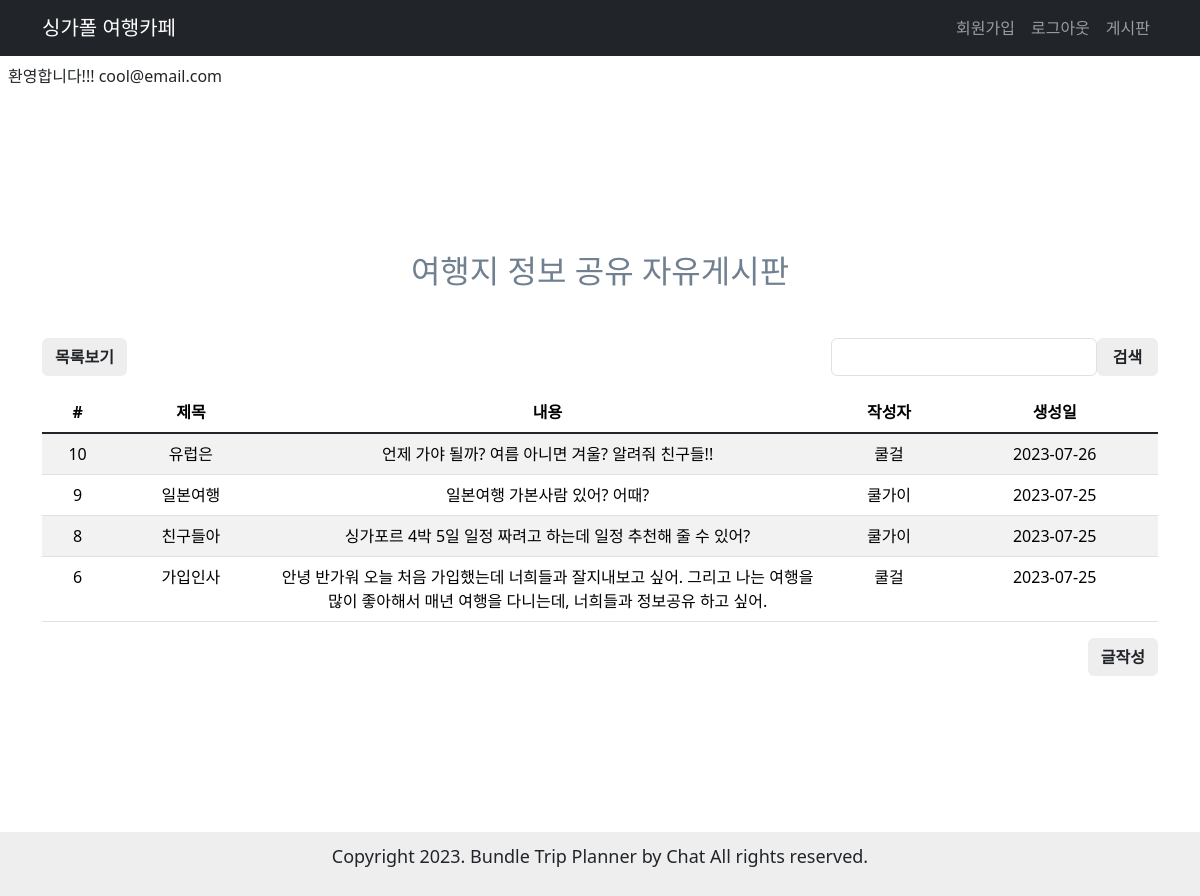
Page /blog/ (signed in) on the committed database.
### user/models.py (models this page shows)
class User(AbstractUser):
    username = None
    name = models.CharField(max_length=30)
    email = models.EmailField(unique=True, max_length=255)
    is_staff = models.BooleanField(default=False)
    is_superuser = models.BooleanField(default=False)
    is_active = models.BooleanField(default=True)
    last_login = models.DateTimeField(null=True, blank=True)
    date_joined = models.DateTimeField(auto_now_add=True)
    USERNAME_FIELD = 'email'
    EMAIL_FIELD = 'email'
    REQUIRED_FIELDS = []
    objects = UserManager()

### blog/models.py (models this page shows)
class Post(models.Model):
    title = models.CharField(max_length=30)
    content = models.TextField()
    created_at = models.DateTimeField(auto_now_add=True)
    updated_at = models.DateTimeField(auto_now=True)
    user = models.ForeignKey(User, on_delete=models.CASCADE)
    tags = models.ManyToManyField('Hashtag', blank=True)

### blog/views.py (the view)
# urls.py: path('', views.PostList.as_view(), name='list'),
class PostList(ListView):
    model = Post
    ordering = '-pk'
    def get_context_data(self, **kwargs):
        context = super(PostList, self).get_context_data(**kwargs)
        return context
    def get_queryset(self):
        queryset = super().get_queryset()
        search_keyword = self.request.GET.get('q')
        if search_keyword:
            queryset = queryset.filter(
                Q(title__icontains=search_keyword) | Q(content__icontains=search_keyword) | Q(tags__name__icontains=search_keyword)).distinct()
        return queryset

### blog/templates/blog/post_list.html (shortened to what this page needs)
{% extends "base.html" %}
{% block content %}
<div class="container blog-container">
    <h2 class="main-title mb-5">여행지 정보 공유 자유게시판</h2>
        <div class="search-list-section mb-3">
            <a href="{% url 'blog:list' %}" class="btn">목록보기</a>
           <div class="blog-search">
                <input type="text" name="q" id="search-input" class="form-control">
                <button id="search-btn" class="btn search-b">검색</button>
           </div>
        </div>
    {% if post_list %}
            <table class="table table-striped">
                <thead>
                    <tr>
                        <th>#</th>
                        <th>제목</th>
                        <th>내용</th>
                        <th >작성자</th>
                        <th>생성일</th>
                    </tr>
                </thead>
                <tbody class="table-group-divider">
                    {% for post in post_list %}
                        <tr>
                            <td class="col text-center"> {{ post.id }} </td>
                            <td class="col"><a href="{% url 'blog:detail' pk=post.pk %}">{{ post.title }}</a></td>
                            <td class="col-6">{{ post.content }}</td>
                            <td class="col">{{ post.user.name }}</td>
                            <td class="col">{{ post.created_at|date:"Y-m-d" }}</td>
                        </tr>
                    {% endfor %}
                </tbody>
            </table>
    {% else %}
        <p>작성된 게시물이 없습니다.</p>
    {% endif %}
        <div class="write-section mb-3">
            <form action="{% url 'blog:write' %}" method="get">
                <input type="submit" value="글작성" class="btn">
            </form>
        </div>
</div>
{% endblock %}

### templates/base.html (shortened to what this page needs)
<!DOCTYPE html>
{% load static %}
{% load django_bootstrap5 %}
<html lang="ko">
<head>
    {% bootstrap_css %}
    <link rel="stylesheet" href="{% static 'blog/style.css' %}">
    <link rel="stylesheet" href="{% static 'user/style.css' %}">
    <link rel="stylesheet" href="{% static 'main/style.css' %}">
</head>
<body>
    <header>
        {% if user.is_authenticated %}
        <nav class="navbar navbar-expand-lg navbar-dark bg-dark">
            <div class="container">
                <a class="navbar-brand" href="/">싱가폴 여행카페</a>
                <div class="collapse navbar-collapse" id="navbarSupportedContent">
                    <ul class="navbar-nav ms-auto mb-2 mb-lg-0">
                        <li class="nav-item"><a class="nav-link" href="{% url 'user:register' %}">회원가입</a></li>
                        <li class="nav-item"><a class="nav-link" href="{% url 'user:logout' %}">로그아웃</a></li>
                        <li class="nav-item"><a class="nav-link" href="{% url 'blog:list' %}">게시판</a></li>
                    </ul>
                </div>
            </div>
        </nav>
        <div class="d-flex p-2">
            <p class="me-3">환영합니다!!! {{ user.email }} </p>
        </div>
        {% endif %}
    </header>
    <main class="main-container flex-grow-1">
        {% block content %}
        {% endblock %}
    </main>
    <footer class="text-center footer mt-auto py-3">
        <p>Copyright 2023. Bundle Trip Planner by Chat All rights reserved.</p>
    </footer>
</body>
</html>

### blog/static/blog/style.css (style rules this page uses)
.main-title { color: slategrey; }
.blog-container { width: 1200px; }
.search-list-section { display: flex; flex-direction: row; justify-content: space-between; }
.write-section { display: flex; flex-direction: row; justify-content: flex-end; }
.blog-search { display: flex; }
.search-b { width: 70px; }

### main/static/main/style.css (style rules this page uses)
body, h1, h2, fieldset, ul { padding: 0; margin: 0; list-style-type: none; }
a { text-decoration: none; color: inherit; }
input, textarea, select { box-sizing: border-box; }
select:enabled, button:enabled { cursor: pointer; }
.main-container { min-width: 1200px; height: 90vh; display: flex; flex-direction: column; justify-content: center; align-items: center; text-align: center; }
.footer { display: flex; flex-direction: column; justify-content: center; text-align: center; background: #eeeeee; font-size: large; height: 8vh; }
.btn { font-weight: 700; background-color: #eeeeee; }

### rows in the picture
User: email "cool@email.com"
Post: id "10", title "유럽은", content "언제 가야 될까? 여름 아니면 겨울? 알려줘 친구들!!", user.name "쿨걸", created_at "2023-07-26"
Post: id "9", title "일본여행", content "일본여행 가본사람 있어? 어때?", user.name "쿨가이", created_at "2023-07-25"
Post: id "8", title "친구들아", content "싱가포르 4박 5일 일정 짜려고 하는데 일정 추천해 줄 수 있어?", user.name "쿨가이", created_at "2023-07-25"
Post: id "6", title "가입인사", content "안녕 반가워 오늘 처음 가입했는데 너희들과 잘지내보고 싶어. 그리고 나는 여행을 많이 좋아해서 매년 여행을 다니는데, 너희들과 정보공유 하고 싶어.", user.name "쿨걸", created_at "2023-07-25"
